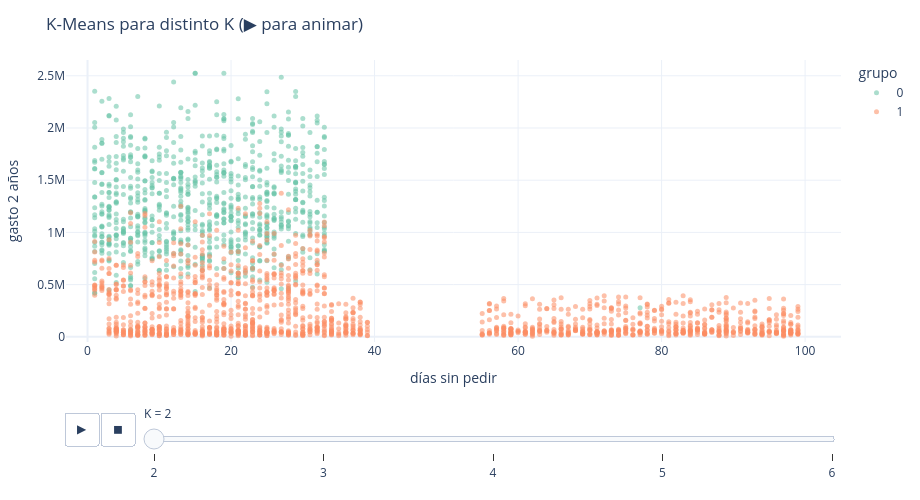

The notebook cell saved with this chart:
### Markdown cell above
**El algoritmo, en movimiento.** Apretá ▶ para ver cómo K-Means parte la base con distinto K. En k=2 solo hay 'gasta mucho / gasta poco'; recién en **k=4** aparecen los matices accionables.

### Code cell
fr=[]
for k in [2,3,4,5,6]:
    lab=KMeans(n_clusters=k,random_state=42,n_init=10).fit_predict(X)
    t=d[['gasto_total','dias_desde_ultimo_pedido']].copy(); t['K']=k; t['grupo']=lab.astype(str)
    fr.append(t)
anim=pd.concat(fr)
fig=px.scatter(anim,x='dias_desde_ultimo_pedido',y='gasto_total',color='grupo',animation_frame='K',
    range_x=[-3,105],range_y=[-50000,anim['gasto_total'].max()*1.05],opacity=0.55,
    color_discrete_sequence=px.colors.qualitative.Set2,
    labels={'dias_desde_ultimo_pedido':'días sin pedir','gasto_total':'gasto 2 años'},title='K-Means para distinto K (▶ para animar)')
fig.update_traces(marker=dict(size=5))
fig.layout.sliders[0].currentvalue.prefix='K = '
fijar(fig,500); fig.show()

### Figure 1 — Plotly figure (JSON) as saved in the notebook; plotly's stock layout.template omitted (floating-point values rounded to 4 significant figures; data arrays with more than 128 entries replaced by an {"elided": "..."} marker saying what was removed)
{"data": [{"hovertemplate": "grupo=0<br>K=2<br>días sin pedir=%{x}<br>gasto 2 años=%{y}<extra></extra>", "legendgroup": "0", "marker": {"color": "rgb(102,194,165)", "opacity": 0.55, "size": 5, "symbol": "circle"}, "mode": "markers", "name": "0", "orientation": "v", "showlegend": true, "type": "scatter", "x": {"elided": "808 int values"}, "xaxis": "x", "y": {"elided": "808 int values"}, "yaxis": "y"}, {"hovertemplate": "grupo=1<br>K=2<br>días sin pedir=%{x}<br>gasto 2 años=%{y}<extra></extra>", "legendgroup": "1", "marker": {"color": "rgb(252,141,98)", "opacity": 0.55, "size": 5, "symbol": "circle"}, "mode": "markers", "name": "1", "orientation": "v", "showlegend": true, "type": "scatter", "x": {"elided": "1426 int values"}, "xaxis": "x", "y": {"elided": "1426 int values"}, "yaxis": "y"}], "layout": {"autosize": false, "height": 500, "legend": {"title": {"text": "grupo"}, "tracegroupgap": 0}, "margin": {"b": 40, "l": 60, "r": 30, "t": 60}, "sliders": [{"active": 0, "currentvalue": {"prefix": "K = "}, "len": 0.9, "pad": {"b": 10, "t": 60}, "steps": [{"args": [["2"], {"frame": {"duration": 0, "redraw": false}, "fromcurrent": true, "mode": "immediate", "transition": {"duration": 0, "easing": "linear"}}], "label": "2", "method": "animate"}, {"args": [["3"], {"frame": {"duration": 0, "redraw": false}, "fromcurrent": true, "mode": "immediate", "transition": {"duration": 0, "easing": "linear"}}], "label": "3", "method": "animate"}, {"args": [["4"], {"frame": {"duration": 0, "redraw": false}, "fromcurrent": true, "mode": "immediate", "transition": {"duration": 0, "easing": "linear"}}], "label": "4", "method": "animate"}, {"args": [["5"], {"frame": {"duration": 0, "redraw": false}, "fromcurrent": true, "mode": "immediate", "transition": {"duration": 0, "easing": "linear"}}], "label": "5", "method": "animate"}, {"args": [["6"], {"frame": {"duration": 0, "redraw": false}, "fromcurrent": true, "mode": "immediate", "transition": {"duration": 0, "easing": "linear"}}], "label": "6", "method": "animate"}], "x": 0.1, "xanchor": "left", "y": 0, "yanchor": "top"}], "title": {"text": "K-Means para distinto K (▶ para animar)"}, "updatemenus": [{"buttons": [{"args": [null, {"frame": {"duration": 500, "redraw": false}, "fromcurrent": true, "mode": "immediate", "transition": {"duration": 500, "easing": "linear"}}], "label": "&#9654;", "method": "animate"}, {"args": [[null], {"frame": {"duration": 0, "redraw": false}, "fromcurrent": true, "mode": "immediate", "transition": {"duration": 0, "easing": "linear"}}], "label": "&#9724;", "method": "animate"}], "direction": "left", "pad": {"r": 10, "t": 70}, "showactive": false, "type": "buttons", "x": 0.1, "xanchor": "right", "y": 0, "yanchor": "top"}], "width": 920, "xaxis": {"anchor": "y", "domain": [0.0, 1.0], "range": [-3, 105], "title": {"text": "días sin pedir"}}, "yaxis": {"anchor": "x", "domain": [0.0, 1.0], "range": [-50000, 2651000.0], "title": {"text": "gasto 2 años"}}}}
